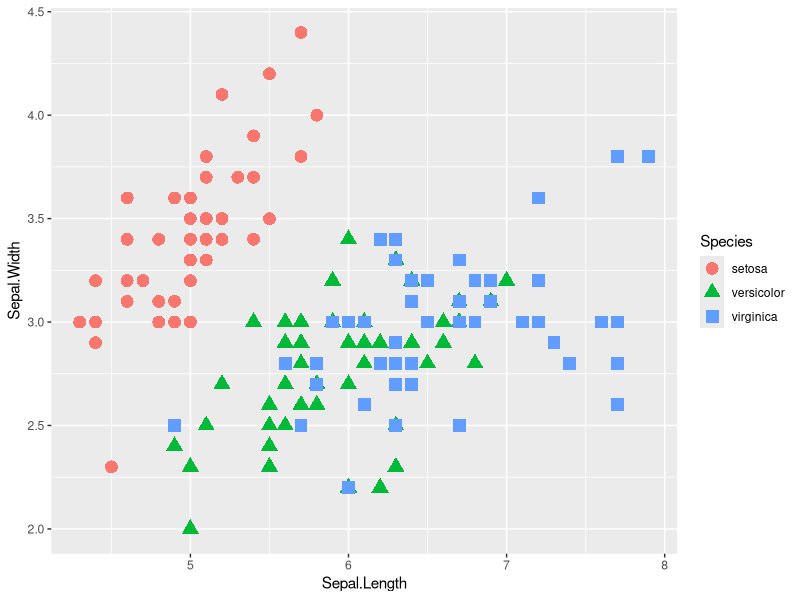
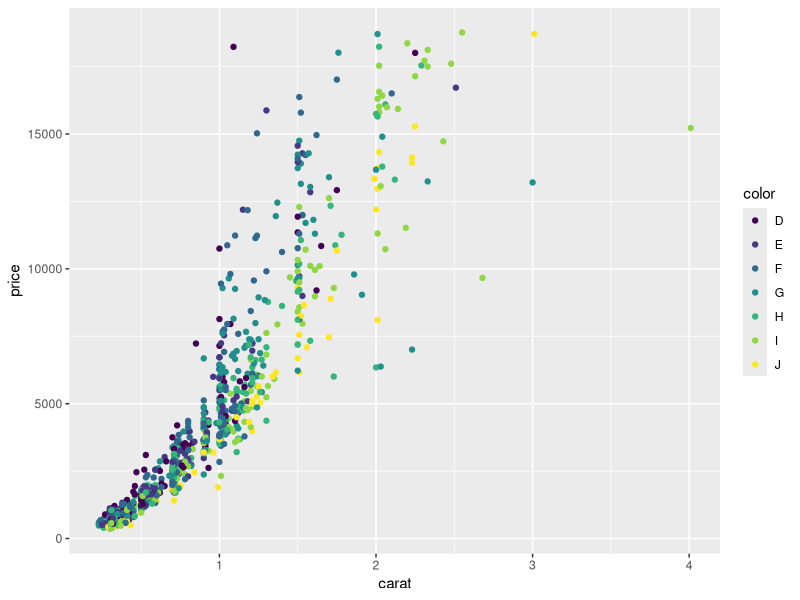
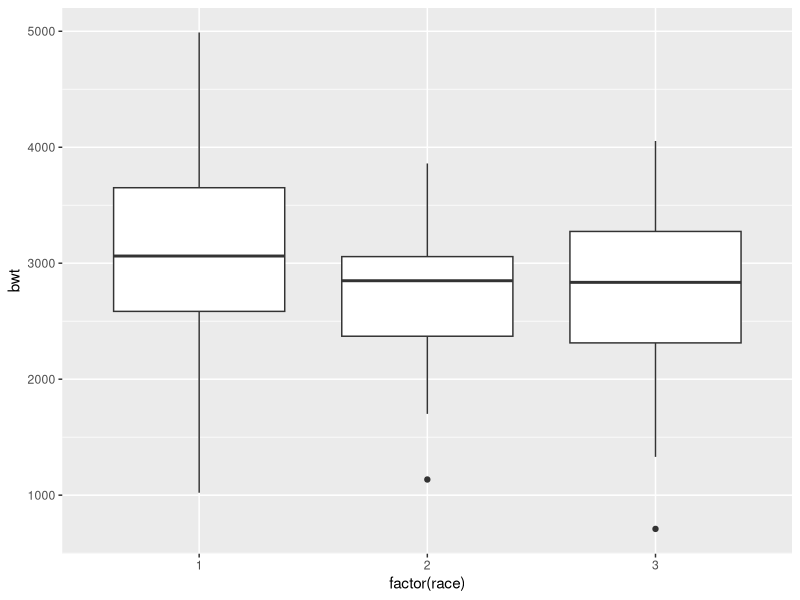
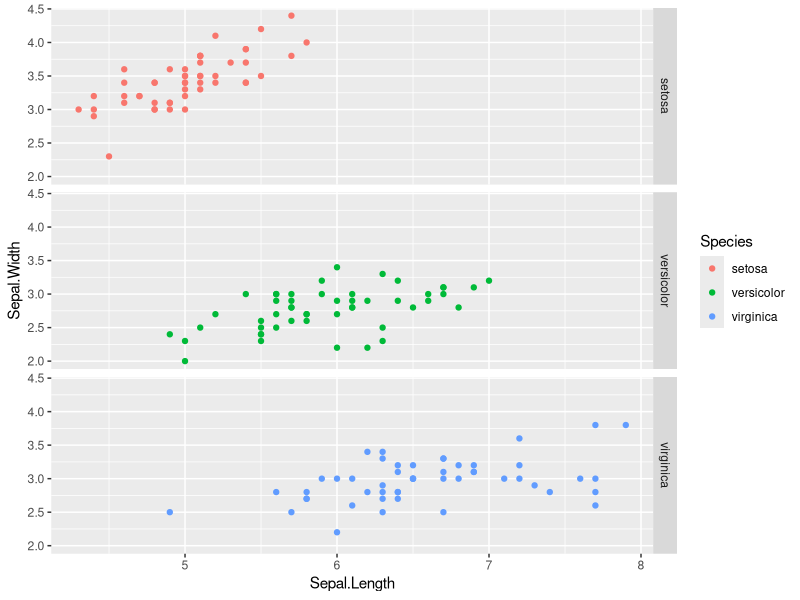
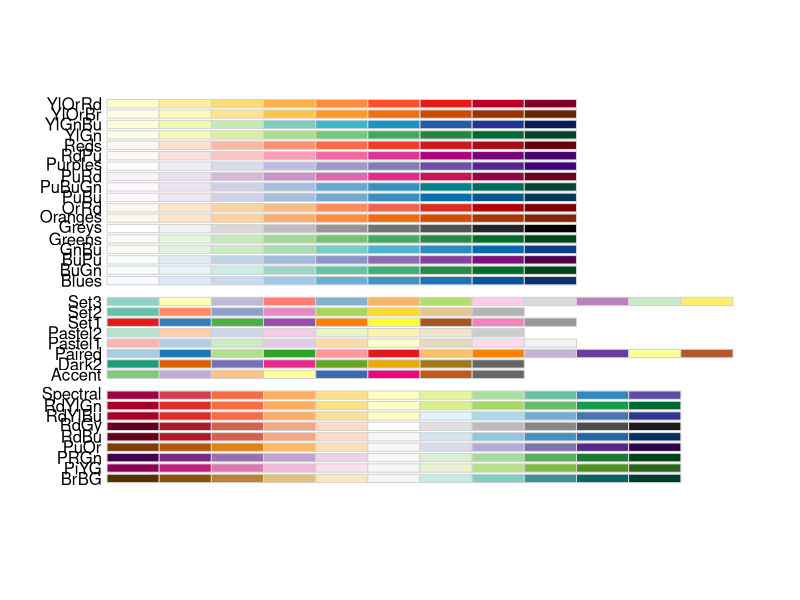
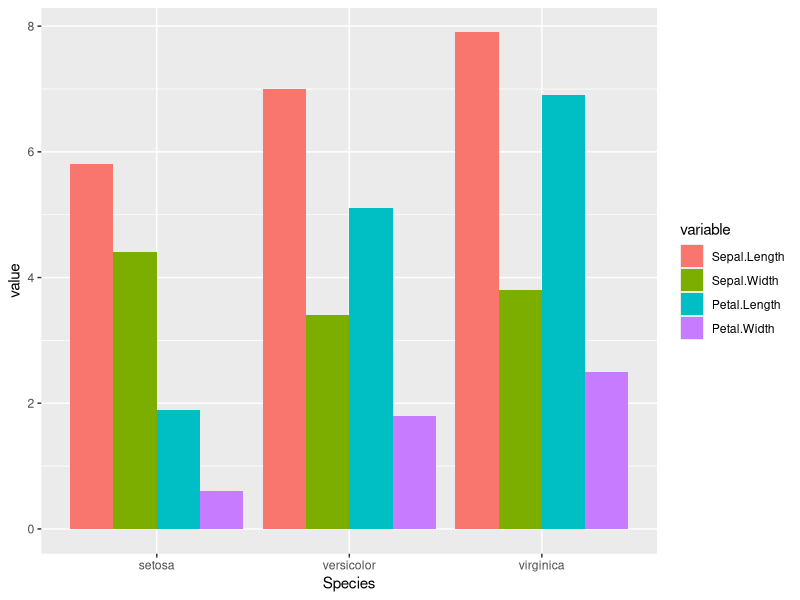
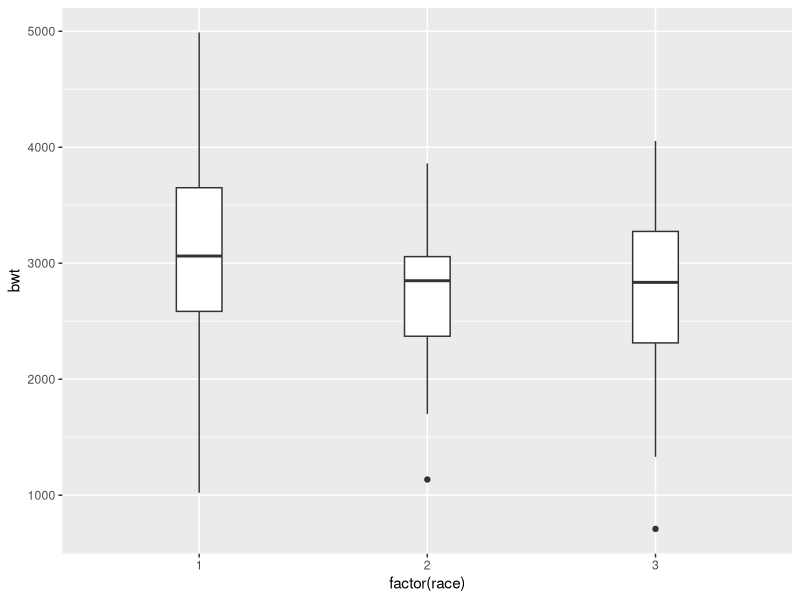

Generate these figures, in order, with R:
# ggplot leanring script
# Ian Kaufer ikaufer@email.arizona.edu
# 22-Feb 2015

install.packages("ggplot2", dependencies=TRUE)
install.packages("plyr")
install.packages("ggthemes")
install.packages("reshape2")

library("ggplot2")
library("reshape2")
library("ggthemes")
library("plyr")

myplot <- ggplot(data = iris, aes(x=Sepal.Length, y=Sepal.Width, color=Species)) + 
  geom_point(aes(shape=Species),size=4)
myplot

d2 <- diamonds[sample(1:dim(diamonds)[1], 1000), ]
dim(diamonds)
dim(diamonds)[1]

ggplot(d2, aes(carat,price, color=color)) + geom_point()

library("MASS")
ggplot(birthwt, aes(factor(race),bwt)) + geom_boxplot()

summary(myplot)
ggplot(iris,aes(Sepal.Length, Sepal.Width, color=Species)) + 
  geom_point() + 
  facet_grid(Species~.)
library(RColorBrewer)
display.brewer.all()

df <- melt(iris, id.vars="Species")
barGraph <- ggplot(df,aes(Species, value, fill=variable)) + 
  geom_bar(stat="identity",position="dodge") + 
  scale_color_manual(values = c("red","red","red"))
barGraph

#scales
ggplot(birthwt,aes(factor(race),bwt))+
  geom_boxplot(width=.2)+
  scale_y_continuous(labels=(paste0))

#coordinates


#done with lecture


# im in the cloud














